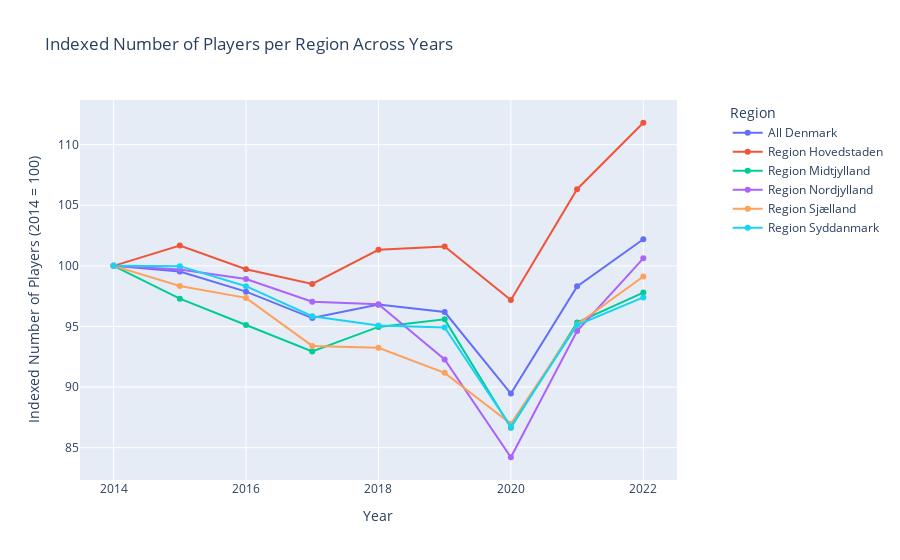

Source (notebook cell):
### Markdown cell above
Plotting the number of football players by region in an interactive graph. 

Click the names in the legend to hide/show the data for a specific region or All Denmark.

### Code cell
from dataproject import process_data, plot_data

# Process the data
grouped_df = process_data(merged_df)

# Plot the data
plot_data(grouped_df)

### Figure 1 — Plotly figure (JSON) as saved in the notebook; plotly's stock layout.template omitted (floating-point values rounded to 4 significant figures)
{"data": [{"mode": "lines+markers", "name": "All Denmark", "type": "scatter", "x": [2014, 2015, 2016, 2017, 2018, 2019, 2020, 2021, 2022], "y": [100, 99.53, 97.87, 95.69, 96.8, 96.19, 89.47, 98.31, 102.2]}, {"mode": "lines+markers", "name": "Region Hovedstaden", "type": "scatter", "x": [2014, 2015, 2016, 2017, 2018, 2019, 2020, 2021, 2022], "y": [100, 101.7, 99.73, 98.5, 101.3, 101.6, 97.19, 106.3, 111.8]}, {"mode": "lines+markers", "name": "Region Midtjylland", "type": "scatter", "x": [2014, 2015, 2016, 2017, 2018, 2019, 2020, 2021, 2022], "y": [100, 97.29, 95.12, 92.94, 94.96, 95.58, 86.65, 95.32, 97.79]}, {"mode": "lines+markers", "name": "Region Nordjylland", "type": "scatter", "x": [2014, 2015, 2016, 2017, 2018, 2019, 2020, 2021, 2022], "y": [100, 99.7, 98.92, 97.03, 96.83, 92.28, 84.21, 94.62, 100.6]}, {"mode": "lines+markers", "name": "Region Sjælland", "type": "scatter", "x": [2014, 2015, 2016, 2017, 2018, 2019, 2020, 2021, 2022], "y": [100, 98.34, 97.36, 93.39, 93.25, 91.17, 86.98, 95.16, 99.12]}, {"mode": "lines+markers", "name": "Region Syddanmark", "type": "scatter", "x": [2014, 2015, 2016, 2017, 2018, 2019, 2020, 2021, 2022], "y": [100, 99.97, 98.32, 95.84, 95.07, 94.92, 86.73, 95.12, 97.39]}], "layout": {"legend": {"title": {"text": "Region"}}, "title": {"text": "Indexed Number of Players per Region Across Years"}, "xaxis": {"anchor": "y", "domain": [0, 0.94], "title": {"text": "Year"}}, "yaxis": {"anchor": "x", "domain": [0, 1], "title": {"text": "Indexed Number of Players (2014 = 100)"}}, "yaxis2": {"anchor": "x", "overlaying": "y", "side": "right"}}}
